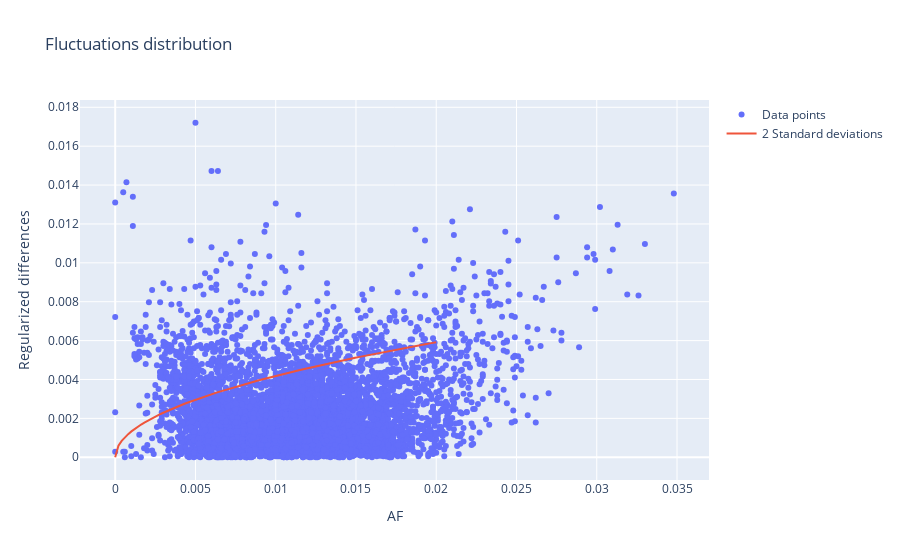

Notebook code cell kept with this figure:
### Code cell
# Compute the standard deviation of gradients
x = np.linspace(0,0.02,100)
std = np.sqrt(slope*x)

fig = go.Figure()
fig.add_trace(go.Scatter(x=melt_lbc.AF,
                         y=melt_lbc.regularized_gradient.abs(),
                         mode='markers',
                         name = 'Data points'))
fig.add_trace(go.Scatter(x=x,
                         y=2*std,
                         mode='lines',
                         name='2 Standard deviations'))

fig.update_layout(title='Fluctuations distribution')
fig.update_xaxes(title='AF')
fig.update_yaxes(title='Regularized differences')
fig
